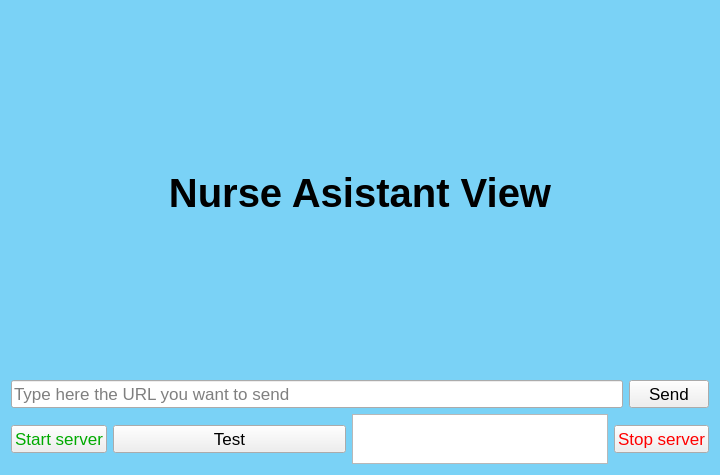
<?xml version="1.0" encoding="UTF-8"?>
<ui version="4.0">
 <class>MainWindow</class>
 <widget class="QMainWindow" name="MainWindow">
  <property name="geometry">
   <rect>
    <x>0</x>
    <y>0</y>
    <width>720</width>
    <height>475</height>
   </rect>
  </property>
  <property name="windowTitle">
   <string>Server</string>
  </property>
  <property name="autoFillBackground">
   <bool>false</bool>
  </property>
  <property name="styleSheet">
   <string notr="true">#centralWidget {
	background-color: rgb(122, 210, 246);
}
QWidget {
	font: 13pt &quot;MS Shell Dlg 2&quot;;
}
#labelTitle {
	font: Bold 30pt &quot;MS Shell Dlg 2&quot;;
}

QAbstractButton {
}</string>
  </property>
  <widget class="QWidget" name="centralWidget">
   <layout class="QGridLayout" name="gridLayout" rowstretch="0,90,0,0">
    <item row="0" column="0">
     <widget class="QLabel" name="labelTitle">
      <property name="maximumSize">
       <size>
        <width>16777215</width>
        <height>16777215</height>
       </size>
      </property>
      <property name="font">
       <font>
        <pointsize>30</pointsize>
        <weight>75</weight>
        <bold>true</bold>
       </font>
      </property>
      <property name="text">
       <string>Nurse Asistant View</string>
      </property>
      <property name="alignment">
       <set>Qt::AlignCenter</set>
      </property>
     </widget>
    </item>
    <item row="1" column="0">
     <layout class="QVBoxLayout" name="layoutTaskSelector">
      <property name="sizeConstraint">
       <enum>QLayout::SetDefaultConstraint</enum>
      </property>
     </layout>
    </item>
    <item row="2" column="0">
     <layout class="QHBoxLayout" name="horizontalLayout_3">
      <item>
       <widget class="QLineEdit" name="lineEdit_URL">
        <property name="font">
         <font>
          <pointsize>13</pointsize>
         </font>
        </property>
        <property name="placeholderText">
         <string>Type here the URL you want to send</string>
        </property>
       </widget>
      </item>
      <item>
       <widget class="QPushButton" name="pushButton_sendURL">
        <property name="font">
         <font>
          <pointsize>13</pointsize>
         </font>
        </property>
        <property name="text">
         <string>Send</string>
        </property>
       </widget>
      </item>
     </layout>
    </item>
    <item row="3" column="0">
     <layout class="QHBoxLayout" name="horizontalLayout_2" stretch="0,90,0,0">
      <item>
       <widget class="QPushButton" name="pushButton_startServer">
        <property name="minimumSize">
         <size>
          <width>0</width>
          <height>0</height>
         </size>
        </property>
        <property name="font">
         <font>
          <family>MS Shell Dlg 2</family>
          <pointsize>13</pointsize>
          <weight>50</weight>
          <italic>false</italic>
          <bold>false</bold>
         </font>
        </property>
        <property name="styleSheet">
         <string notr="true">color: rgb(0, 170, 0);</string>
        </property>
        <property name="text">
         <string>Start server</string>
        </property>
       </widget>
      </item>
      <item>
       <layout class="QHBoxLayout" name="horizontalLayout">
        <item>
         <widget class="QPushButton" name="pushButton_testConn">
          <property name="font">
           <font>
            <pointsize>13</pointsize>
           </font>
          </property>
          <property name="text">
           <string>Test</string>
          </property>
         </widget>
        </item>
       </layout>
      </item>
      <item>
       <widget class="QTextEdit" name="textEdit_log">
        <property name="maximumSize">
         <size>
          <width>16777215</width>
          <height>50</height>
         </size>
        </property>
        <property name="font">
         <font>
          <family>MS Shell Dlg 2</family>
          <pointsize>13</pointsize>
          <weight>50</weight>
          <italic>false</italic>
          <bold>false</bold>
         </font>
        </property>
       </widget>
      </item>
      <item>
       <widget class="QPushButton" name="pushButton_stopServer">
        <property name="enabled">
         <bool>true</bool>
        </property>
        <property name="font">
         <font>
          <family>MS Shell Dlg 2</family>
          <pointsize>13</pointsize>
          <weight>50</weight>
          <italic>false</italic>
          <bold>false</bold>
         </font>
        </property>
        <property name="styleSheet">
         <string notr="true">color: rgb(255, 0, 0);</string>
        </property>
        <property name="text">
         <string>Stop server</string>
        </property>
        <property name="checkable">
         <bool>false</bool>
        </property>
        <property name="checked">
         <bool>false</bool>
        </property>
        <property name="autoDefault">
         <bool>false</bool>
        </property>
        <property name="default">
         <bool>false</bool>
        </property>
        <property name="flat">
         <bool>false</bool>
        </property>
       </widget>
      </item>
     </layout>
    </item>
   </layout>
  </widget>
 </widget>
 <layoutdefault spacing="6" margin="11"/>
 <resources/>
 <connections/>
</ui>
